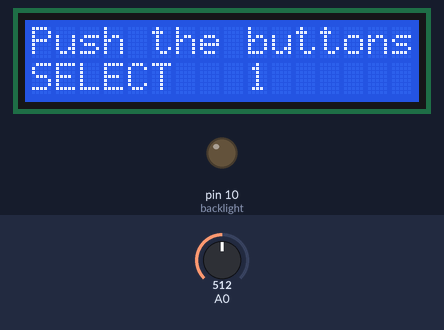
This sketch was run on a simulated Arduino Uno, built with avr-gcc and run on an emulated ATmega328P. Shown: 16×2 character LCD, output pins drawn as LEDs (lit = HIGH). The test bench sets the inputs (shaded band); at power-on: A0 = 512. What the sketch prints to the serial monitor is not drawn.

Above: at 1.2 s.
1.3 s: A0 set to 687
3.5 s: A0 set to 710
At 4.8 s:
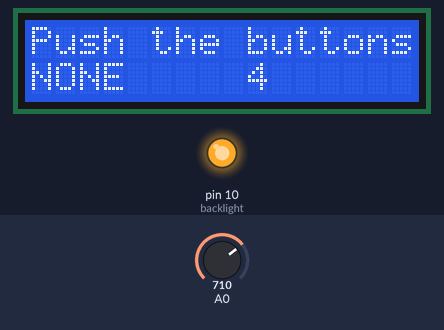
6.5 s: A0 set to 440
At 7.9 s:
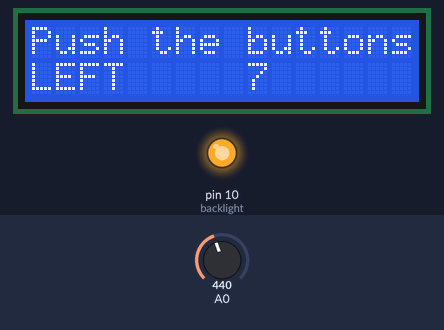
9.5 s: A0 set to 312
11.6 s: A0 set to 290
At 12.9 s:
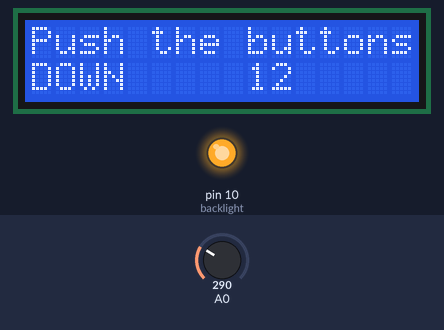
14.6 s: A0 set to 165
16.6 s: A0 set to 135
At 17.9 s:
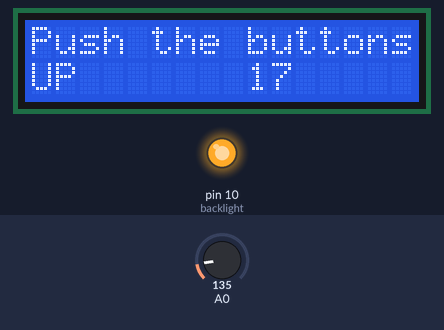
Timing chart, 0 to 19.6 s (numbered marks = the images above; inputs shaded):
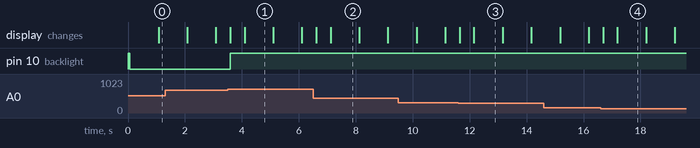

Measured:
- the behaviour switches between 699 and 700 on A0 (found by bisection; images 0 and 1)
- the behaviour switches between 300 and 299 on A0 (found by bisection; images 2 and 3)
- the behaviour switches between 150 and 149 on A0 (found by bisection; images 3 and 4)
- after the input at 3.5 s, pin 10 (backlight): LOW → HIGH after 0.09 s; the display: first changes after 0.09 s (image 1 shows a later state)
- after the input at 6.5 s, the display: first changes after 0.11 s (image 2 shows a later state)
- after the input at 11.6 s, the display: first changes after 0.05 s (image 3 shows a later state)
- after the input at 16.6 s, the display: first changes after 0.09 s (image 4 shows a later state)

The sketch:

Uno_LCDKeypadShield.ino
```cpp
/** this is a slightly changed and configured example from
 * https://wiki.dfrobot.com/Arduino_LCD_KeyPad_Shield__SKU__DFR0009_
 *
 *  For german explanation visit
 *  http://www.fambach.net
 */

//Sample using LiquidCrystal library
#include <LiquidCrystal.h>

#define DEBUG 1

/*******************************************************

This program will test the LCD panel and the buttons
Mark Bramwell, July 2010

********************************************************/

// select the pins used on the LCD panel
LiquidCrystal lcd(8, 9, 4, 5, 6, 7);

// define some values used by the panel and buttons
const int backlight = 10; // Backlight connected to D10
int lcd_key     = 0;
int adc_key_in  = 0;
#define btnRIGHT  0
#define btnUP     1
#define btnDOWN   2
#define btnLEFT   3
#define btnSELECT 4
#define btnNONE   5

// read the buttons
int read_LCD_buttons()
{
 adc_key_in = analogRead(0);      // read the value from the sensor
 if (DEBUG)
 {
   Serial.print("Button value = ");
   Serial.println(adc_key_in);
 }
 // set DEBUG to 1 to read the adc_key_in values via serial monitor
 // my buttons when read are centered at these valies: 0, 99, 255, 407, 639
 // I add approx 50 to those values and check to see if we are close
 if (adc_key_in > 1000) return btnNONE; // We make this the 1st option for speed reasons since it will be the most likely result
 // For V1.1 us this threshold
 if (adc_key_in < 50)   return btnRIGHT;
 if (adc_key_in < 150)  return btnUP;
 if (adc_key_in < 300)  return btnDOWN;
 if (adc_key_in < 450)  return btnLEFT;
 if (adc_key_in < 700)  return btnSELECT;

 return btnNONE;  // when all others fail, return this...
}

void setup()
{
 Serial.begin(115200);
 if (DEBUG) Serial.println("\nTest DFRobot LCD Keypad Shield...");
 pinMode(backlight, OUTPUT);
 digitalWrite(backlight, HIGH);
 lcd.begin(16, 2);              // start the library
 lcd.setCursor(0,0);
 lcd.print("Push the buttons"); // print a simple message
}

void loop()
{
 lcd.setCursor(9,1);            // move cursor to second line "1" and 9 spaces over
 lcd.print(millis()/1000);      // display seconds elapsed since power-up


 lcd.setCursor(0,1);            // move to the begining of the second line
 lcd_key = read_LCD_buttons();  // read the buttons

 switch (lcd_key)               // depending on which button was pushed, we perform an action
 {
   case btnRIGHT:
     {
     lcd.print("RIGHT ");
     break;
     }
   case btnLEFT:
     {
     lcd.print("LEFT   ");
     break;
     }
   case btnUP:
     {
     lcd.print("UP    ");
     break;
     }
   case btnDOWN:
     {
     lcd.print("DOWN  ");
     break;
     }
   case btnSELECT:
     {
     lcd.print("SELECT");         // pressing SELECT switches backlight off
     digitalWrite(backlight, LOW);
     break;
     }
     case btnNONE:
     {
     lcd.print("NONE  ");
     digitalWrite(backlight, HIGH);
     break;
     }
 }
 delay(250);
}
```
